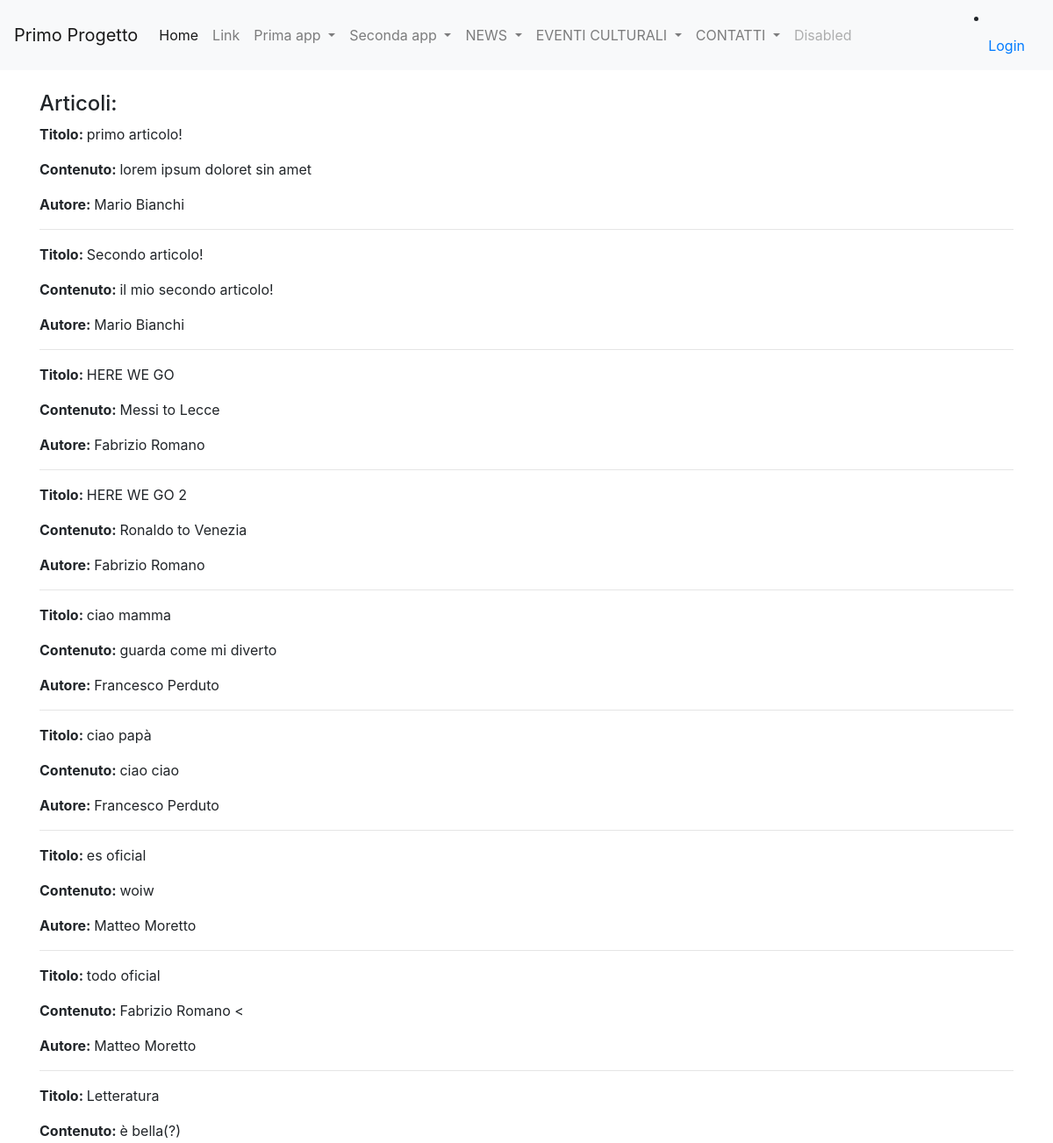
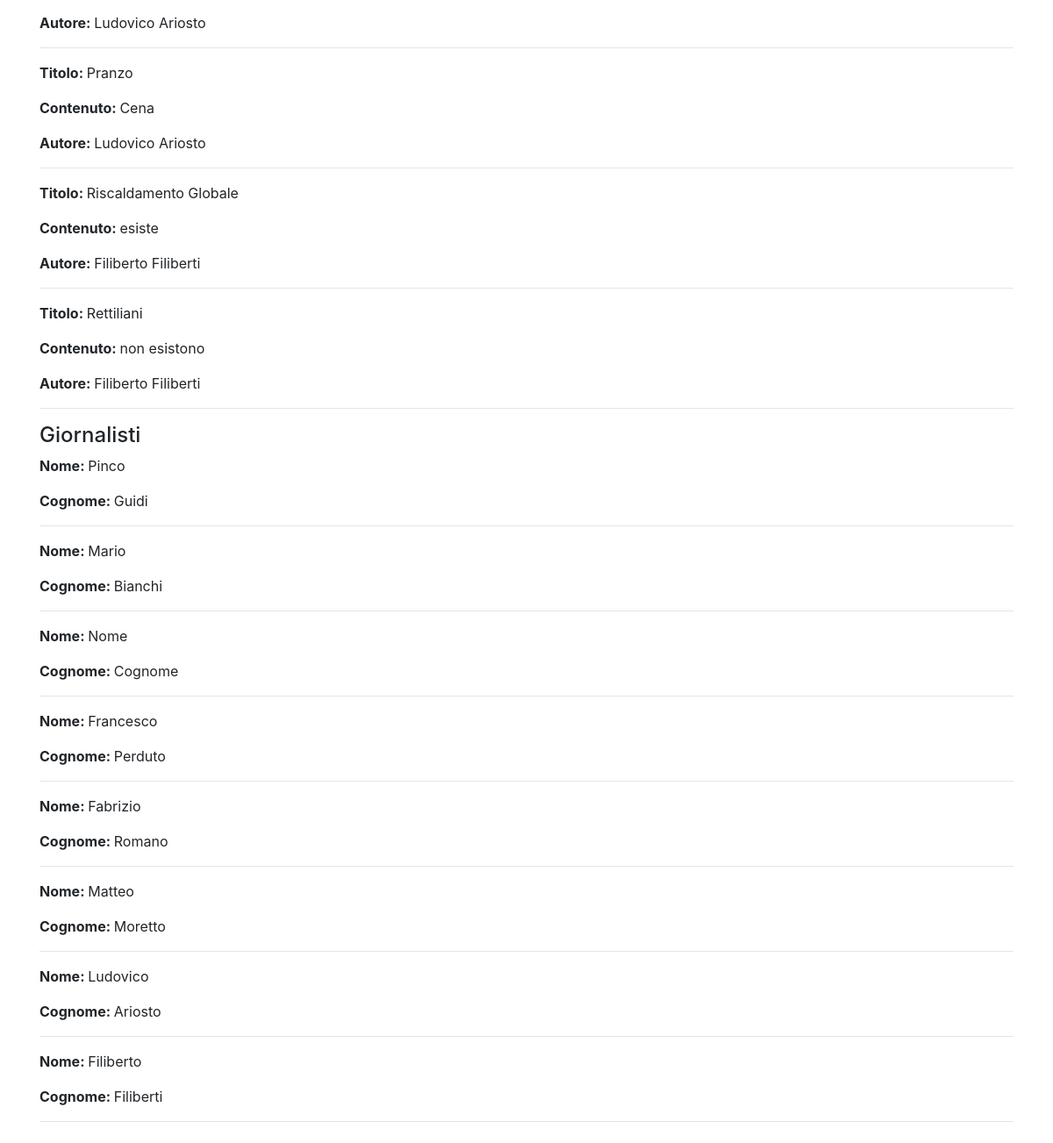
Screenshot of /homeNews/ with the database file from the repository (2 pictures, top to bottom).
### news/models.py (models this page shows)
class Articolo(models.Model):
    titolo = models.CharField(max_length=100) #alcuni capi necessitano di parametri obbligatori
    contenuto = models.TextField()
    giornalista = models.ForeignKey(Giornalista, on_delete=models.CASCADE, related_name="articoli")
    visualizzazioni = models.IntegerField(blank=True, default=0)
    data = models.DateField(default=datetime.now(), blank=True)
    def __str__(self):
        return self.titolo
    class Meta:
        verbose_name = "Articolo"
        verbose_name_plural = "Articoli"

class Giornalista(models.Model):
    nome = models.CharField(max_length=20)
    cognome = models.CharField(max_length=20)
    anno_di_nascita = models.DateField(max_length=10, default=datetime.now(), blank=True)
    def __str__(self):
        return self.nome + " " + self.cognome
    class Meta:
        verbose_name = "Giornalista"
        verbose_name_plural = "Giornalisti"

### news/views.py (the view)
# urls.py: path('homeNews/', homeNews, name = "homeview1"),
def homeNews(request):
    """
    a = []
    g = []
    for art in Articolo.objects.all():
        a.append(art.titolo)

    for gio in Giornalista.objects.all():
        g.append(gio.nome)

    response = str(a) + "<br>" + str(g)
    print(response)

    return HttpResponse("<h1>" + response + "</h1>")
    """
    articoli = Articolo.objects.all()
    giornalisti = Giornalista.objects.all()
    context = {"articoli": articoli, "giornalisti": giornalisti}
    print(context)
    return render(request, "homepageNews.html", context)

### news/templates/homepageNews.html (shortened to what this page needs)
{% extends 'base.html'%}
{%block content%}
<h4>Articoli:</h4>
    {% for articolo in articoli %}
    <p><strong>Titolo: </strong>{{ articolo.titolo }}</p>
    <p><strong>Contenuto: </strong>{{ articolo.contenuto }}</p>
    <p><strong>Autore: </strong>{{ articolo.giornalista }}</p>
    <hr>
    {%endfor%}
<h4>Giornalisti</h4>
    {% for giornalista in giornalisti %}
    <p><strong>Nome: </strong>{{ giornalista.nome }}</p>
    <p><strong>Cognome: </strong>{{ giornalista.cognome }}</p>
    <hr>
    {%endfor%}
{%endblock content%}

### rows the page displays
Articolo: titolo "primo articolo!", contenuto "lorem ipsum doloret sin amet", giornalista "Mario Bianchi"
Articolo: titolo "Secondo articolo!", contenuto "il mio secondo articolo!", giornalista "Mario Bianchi"
Articolo: titolo "HERE WE GO", contenuto "Messi to Lecce", giornalista "Fabrizio Romano"
Articolo: titolo "HERE WE GO 2", contenuto "Ronaldo to Venezia", giornalista "Fabrizio Romano"
Articolo: titolo "ciao mamma", contenuto "guarda come mi diverto", giornalista "Francesco Perduto"
Articolo: titolo "ciao papà", contenuto "ciao ciao", giornalista "Francesco Perduto"
Articolo: titolo "es oficial", contenuto "woiw", giornalista "Matteo Moretto"
Articolo: titolo "todo oficial", contenuto "Fabrizio Romano <", giornalista "Matteo Moretto"
Articolo: titolo "Letteratura", contenuto "è bella(?)", giornalista "Ludovico Ariosto"
Articolo: titolo "Pranzo", contenuto "Cena", giornalista "Ludovico Ariosto"
Articolo: titolo "Riscaldamento Globale", contenuto "esiste", giornalista "Filiberto Filiberti"
Articolo: titolo "Rettiliani", contenuto "non esistono", giornalista "Filiberto Filiberti"
Giornalista: nome "Pinco", cognome "Guidi"
Giornalista: nome "Mario", cognome "Bianchi"
Giornalista: nome "Nome", cognome "Cognome"
Giornalista: nome "Francesco", cognome "Perduto"
Giornalista: nome "Fabrizio", cognome "Romano"
Giornalista: nome "Matteo", cognome "Moretto"
Giornalista: nome "Ludovico", cognome "Ariosto"
Giornalista: nome "Filiberto", cognome "Filiberti"
